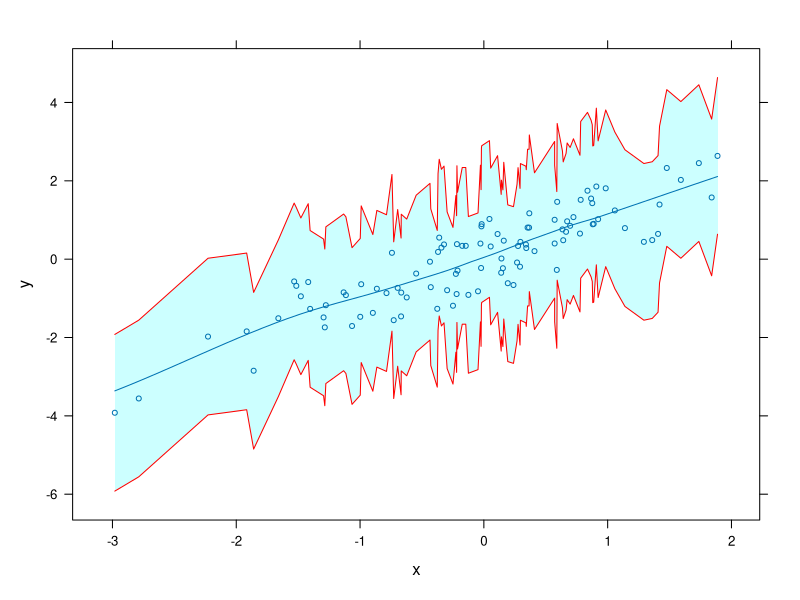
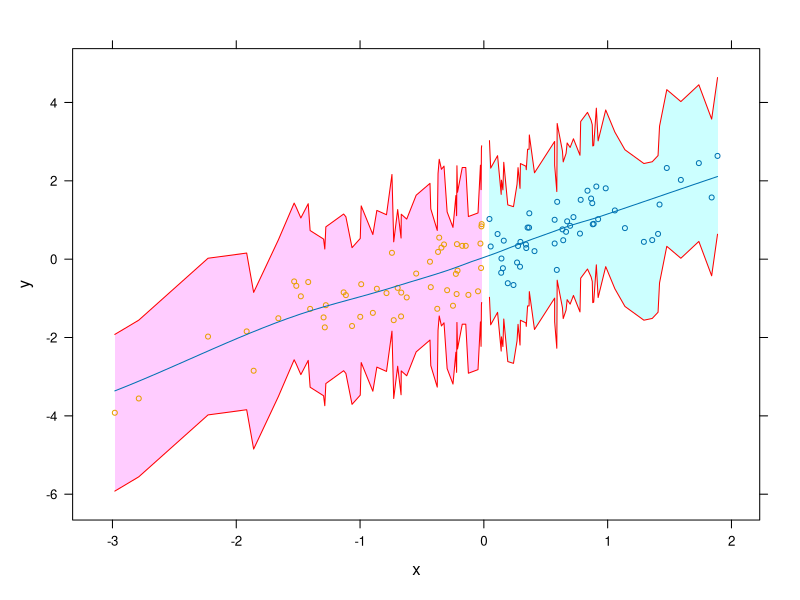

Write R code to recreate these figures, in order.
## ---- chunk 1
library(lattice)
## ---- chunk 2
bandplot <- function(formula, data, ...) {
  # panel from Deepayan Sarkar + sorting x variable
  my.panel.bands <- function(x, y, high, low, col, fill, subscripts, ...) {
    high <- high[subscripts[order(x)]]
    low <- low[subscripts[order(x)]]
    x <- sort(x) # the same as x <- x[order(x)]
    panel.polygon(c(x, rev(x)), c(high, rev(low)), col=fill, border = FALSE, ...)
    panel.lines(x, high, col = 'red');
    panel.lines(rev(x), rev(low), col = 'red');
    }
  
  xyplot(formula, data,
         prepanel = function(x,y,high,low,...) { p<-prepanel.default.xyplot(x,y,...); p$ylim <- c(min(low), max(high)); p },
         panel = function(x, y,...) {
           panel.superpose(x, y, panel.groups = my.panel.bands, type='b', col='gray',...);
           panel.xyplot(x, y, type='p', cex=0.6, lty=1,...);           
           panel.loess(x, y, ...);
           }, ...)
  }
## ---- chunk 3
size=100
x <- rnorm(size)
y <- x + runif(size, -1, 1)
df <- data.frame(x=x, y=y)
bandplot(y ~ x, df, high=y+2, low=y-2, groups=(x<100))
## ---- chunk 4
bandplot(y ~ x, df, high=y+2, low=y-2, groups=(x<0))
